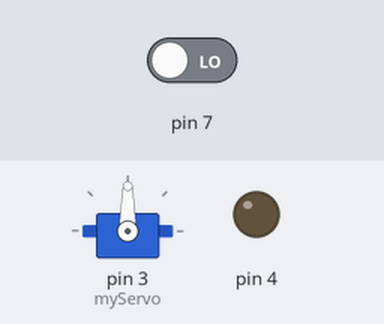
Bench run of a sketch on a simulated Arduino Uno, built with avr-gcc and run on an emulated ATmega328P. Shown: servo, output pins drawn as LEDs (lit = HIGH). The test bench sets the inputs (shaded band); at power-on: pin 7 LOW.

Above: at 1.2 s.
1.3 s: pin 7 driven HIGH
At 2.3 s:
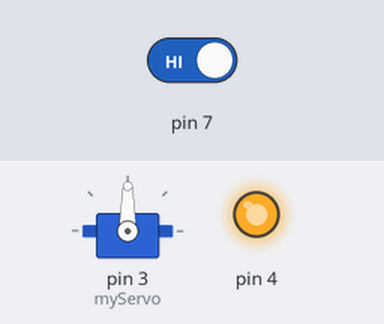
2.8 s: pin 7 driven LOW
At 3.5 s:
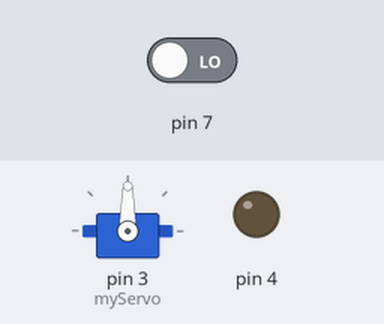
Timing chart, 0 to 5.8 s (numbered marks = the images above; inputs shaded):
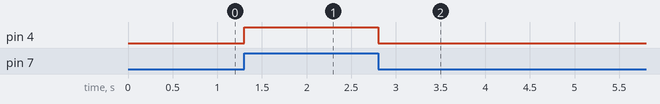

The sketch:

turn_on_off_servo.ino
```cpp
#include <Servo.h>

int a;//the switich indicator


Servo myServo;
void setup()
{
  pinMode(7, INPUT);
  pinMode(4, OUTPUT);

  myServo.attach(3);
}

void loop()
{
 a=digitalRead(7);//reading the switich value


  digitalWrite(4,a);// powering the servo by the switich


   if (a==HIGH){// if a is high then move the servo


  myServo.write(90);

  }


}
```

Measured:
- after the input at 1.3 s, pin 4: LOW → HIGH at once
- after the input at 2.8 s, pin 4: HIGH → LOW at once
